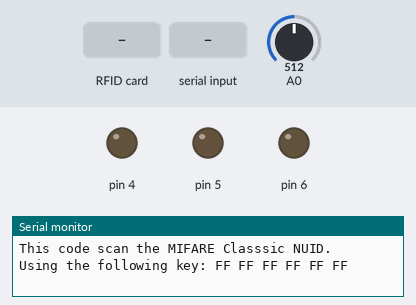
Simulated run of this sketch. Board: Arduino Uno, built with avr-gcc and run on an emulated ATmega328P. Shown: output pins drawn as LEDs (lit = HIGH), the last lines printed to the serial monitor. Inputs (shaded band) come from the test bench; at power-on: A0 = 512. Pins used as bus, display or sensor lines are not drawn.

Above: at 1.2 s.
1.3 s: A0 set to 490
At 2.1 s:
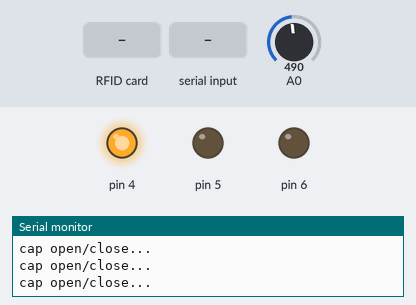
3.8 s: RFID card 5E 7A 19 C4 held to the reader
5.3 s: "1\n" received over the second serial link
Timing chart, 0 to 8.3 s (numbered marks = the images above; inputs shaded):
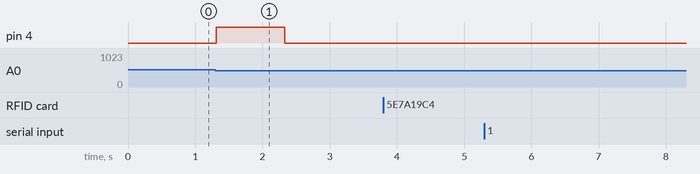

Measured:
- after the input at 1.3 s, pin 4: LOW → HIGH at once, → LOW 1.0 s later

The sketch:

SmartBin.ino
```cpp
//#include "Arduino.h"
//The setup function is called once at startup of the sketch
#include"inc/resource.h"

#include <SPI.h>
#include <MFRC522.h>

#define SS_PIN 10
#define RST_PIN 9

MFRC522 rfid(SS_PIN, RST_PIN); // Instance of the class

MFRC522::MIFARE_Key key;

// Init array that will store new NUID
byte nuidPICC[4];

IRSensor obj(A0);
//Smotor cap(9,100,0);
Cap *c;

void setup() {
  c = new Cap(4,5,false);
  Serial.begin(9600);
  ep.begin();
  //cap.write(0);*/

   SPI.begin(); // Init SPI bus
  rfid.PCD_Init(); // Init MFRC522

  for (byte i = 0; i < 6; i++) {
    key.keyByte[i] = 0xFF;
  }

  Serial.println(F("This code scan the MIFARE Classsic NUID."));
  Serial.print(F("Using the following key:"));
  printHex(key.keyByte, MFRC522::MF_KEY_SIZE);
}

void loop() {
  if(Serial.available()){
    String str = Serial.readStringUntil('\n');
    if(str.length()>0)
      ep.write(str);
  }

  if(obj.isObject()&&obj.oflag){
     c->open();
     obj.oflag=false;
     obj.cflag=true;
     if(capClose.isStart()){
      capClose.stopCount();
     }
  }
  else if(!obj.isObject() && obj.cflag){
    obj.oflag = true;
    obj.cflag = false;
    if(!capClose.isStart()){
      capClose.startCount();
    }
  }

  /*if(capClose.isStart()){
    Serial.println("cap close counting..");
    if(capClose.isDelayComplete()){
      cap.copen(false);
      capClose.stopCount();
    }
  }
  if(capDetach.isStart()){
    Serial.println("detach counting..");
    if(capDetach.isDelayComplete()){
      cap.detach();
      capDetach.stopCount();
    }
  }*/
  if(capDuration.isStart()){
    Serial.println("cap open/close...");
    if(capDuration.isDelayComplete()){
      c->stop();
      buz.off();
      capDuration.stopCount();
      if(capDuration.getType()==1){
        bin.updateStatus();
        delay(100);
        String str = "{\"binId\":\""+ String(bin.binId) +"\",\"binStatus\":\""+ String(bin.getbins()) +"\"}";
        ep.write(str);
      }
    }
  }
  if(capCloseDuration.isStart()){
      //Serial.println("cap open/close...");
      if(capCloseDuration.isDelayComplete()){
        c->stop();
        buz.off();
        capCloseDuration.stopCount();
        if(capCloseDuration.getType()==1){
          delay(500);
          bin.updateStatus();
          delay(200);
          String str = "{\"binId\":\""+ String(bin.binId) +"\",\"binStatus\":\""+ String(bin.getbins()) +"\"}";
          ep.write(str);
        }
      }
    }

  if(capClose.isStart()){
   // Serial.println("cap close counting..");
    if(capClose.isDelayComplete()){
      c->close();
      capClose.stopCount();
    }
  }

  //Serial.println(bin.getbins());
  String r = ep.read();
  if(r!=null){
    Serial.println(r);
  }
  //Serial.println(bin.getBinStatus());

  if ( ! rfid.PICC_IsNewCardPresent())
    return;

  // Verify if the NUID has been readed
  if ( ! rfid.PICC_ReadCardSerial())
    return;

  Serial.print(F("PICC type: "));
  MFRC522::PICC_Type piccType = rfid.PICC_GetType(rfid.uid.sak);
  Serial.println(rfid.PICC_GetTypeName(piccType));

  // Check is the PICC of Classic MIFARE type
  if (piccType != MFRC522::PICC_TYPE_MIFARE_MINI &&
    piccType != MFRC522::PICC_TYPE_MIFARE_1K &&
    piccType != MFRC522::PICC_TYPE_MIFARE_4K) {
    Serial.println(F("Your tag is not of type MIFARE Classic."));
    return;
  }

  if (rfid.uid.uidByte[0] != nuidPICC[0] ||
    rfid.uid.uidByte[1] != nuidPICC[1] ||
    rfid.uid.uidByte[2] != nuidPICC[2] ||
    rfid.uid.uidByte[3] != nuidPICC[3] ) {
    Serial.println(F("A new card has been detected."));

    // Store NUID into nuidPICC array
    for (byte i = 0; i < 4; i++) {
      nuidPICC[i] = rfid.uid.uidByte[i];
    }

    Serial.println(F("The NUID tag is:"));
    Serial.print(F("In hex: "));
    printHex(rfid.uid.uidByte, rfid.uid.size);
    Serial.println();
    Serial.print(F("In dec: "));
    printDec(rfid.uid.uidByte, rfid.uid.size);
    Serial.println();
  }
  else Serial.println(F("Card read previously."));

  // Halt PICC
  rfid.PICC_HaltA();

  // Stop encryption on PCD
  rfid.PCD_StopCrypto1();
}

void printHex(byte *buffer, byte bufferSize) {
  for (byte i = 0; i < bufferSize; i++) {
    Serial.print(buffer[i] < 0x10 ? " 0" : " ");
    Serial.print(buffer[i], HEX);
  }
}

/**
 * Helper routine to dump a byte array as dec values to Serial.
 */
void printDec(byte *buffer, byte bufferSize) {
  for (byte i = 0; i < bufferSize; i++) {
    Serial.print(buffer[i] < 0x10 ? " 0" : " ");
    Serial.print(buffer[i], DEC);
  }
}
```

default.h
```cpp
#include <SoftwareSerial.h>
#ifndef _default_h
#define _default_h

#define null "\0"

const int rxPin = 2;
const int txPin = 3;

SoftwareSerial espSerial(rxPin,txPin);

class buzzer{
    int pin;
    bool sts;
public:
    buzzer(int p):pin(p){
        pinMode(p, OUTPUT);
        off();
    }
    void on(){
        digitalWrite(pin,HIGH);
        sts = true;
    }
    void off(){
        digitalWrite(pin,LOW);
        sts = false;
    }
    bool isOn(){
        return sts;
    }
};

class nrDelay{
private:
    int ptime,dtime,ctime;
    int type;
    bool flagCount;
    void update(){
        ctime = millis();
    }
    void setPreviousTime(){
        ptime = millis();
    }
    void reset(){
        ptime = 0;
        ctime = 0;
    }
public:
    nrDelay(int diffTime):ptime(0),dtime(diffTime),ctime(0),type(0),flagCount(false){

    }
    void startCount(){
        flagCount = true;
        setPreviousTime();
    }
    void stopCount(){
        flagCount = false;
        reset();
    }

    bool isDelayComplete(){
        update();
        if((ctime-ptime) >= dtime)
            return true;
        return false;
    }
    bool isStart(){
        return flagCount;
    }
    void setType(int t){
        type = t;
    }
    int getType(){
        return type;
    }
};

class esp{
private:
public:
    esp(){
    }
    void begin(){
        espSerial.begin(9600);
    }
    String read(){
        String line = null;
        if(espSerial.available()){
            while(espSerial.available()){
                while(!espSerial.available());
                char c = espSerial.read();
                if(c=='\n')
                    break;
                line += String(c);
            }
        }
        return line;
    }
    void write(String str){
        str = str+"#";
        if(str!=null)
            espSerial.print(str);
            espSerial.flush();
    }
};

#endif
```

resource.h
```cpp
#include<Servo.h>
#include"default.h"
#ifndef _resource_h
#define _resource_h

buzzer buz(12);

nrDelay capClose(3000);
nrDelay capDetach(5000);
nrDelay capDuration(1000);
nrDelay capCloseDuration(50);


esp ep;

class usSensor{
private:
    const int trigPin,echoPin;
public:
    usSensor(int tpin,int epin):trigPin(tpin),echoPin(epin){
        pinMode(trigPin, OUTPUT);
        pinMode(echoPin, INPUT);
    }
    int getBinStatus(){
        long duration;
        int distance;
        digitalWrite(trigPin, LOW);
        delayMicroseconds(2);

        digitalWrite(trigPin, HIGH);
        delayMicroseconds(10);
        digitalWrite(trigPin, LOW);

        duration = pulseIn(echoPin, HIGH);

        distance= duration*0.034/2;

        //int b = (distance/30)*100;

        return distance ;//(b>=100?100:b);
    }
};

class Bin:public usSensor{
public:
    int binId,bins;
    Bin(int id,int s,int tpin,int epin):usSensor(tpin,epin),binId(id),bins(s){

    }
    int getbins(){
        updateStatus();
        return bins;
    }
    void updateStatus(){
        bins = usSensor::getBinStatus();
    }
    bool isFull(){
        if(bins <= 20){
                return true;
        }
        return false;
    }
};

Bin bin(1,0,6,7);

class IRSensor{
private:
    //int irPin,cTime,dTime;
	int irPin;
    int irSensorValue(){
        return analogRead(irPin);
        }
public:
    bool oflag,cflag;
    IRSensor(int irpin):irPin(irpin),oflag(true),cflag(true){

    }
    bool isObject(){
        //Serial.println(irSensorValue());
        if(irSensorValue()<=500)
            return true;
        return false;
    }
};

class Cap{
private:
    int in1,in2;
    bool sts;
    void cRotate(){
        digitalWrite(in1,HIGH);
        digitalWrite(in2,LOW);
    }
    void anRotate(){
        digitalWrite(in1,LOW);
        digitalWrite(in2,HIGH);
    }
public:
    Cap(int p1,int p2,bool s):in1(p1),in2(p2),sts(s){
        pinMode(in1,OUTPUT);
        pinMode(in2,OUTPUT);
    }
    void stop(){
        digitalWrite(in1,LOW);
        digitalWrite(in2,LOW);
    }
    void open(){
        if(sts==false){
            if(capDuration.isStart()){
                return;
            }
            cRotate();
            buz.on();
            sts = true;
            if(!capDuration.isStart()){
                capDuration.setType(0);
                capDuration.startCount();
            }
        }
    }
    void close(){
        if(sts==true){
            if(capDuration.isStart()){
                return;
            }
            anRotate();
            buz.on();
            sts = false;
            if(!capCloseDuration.isStart()){
                capCloseDuration.setType(1);
                capCloseDuration.startCount();
            }
        }
    }
    bool getStatus(){
        return sts;
    }
};

/*class Smotor:public Servo{
private:
    bool status;
    int pos,pin,oangle,cangle;
public:
    Smotor(int p,int o,int c):pin(p),pos(0),status(false),oangle(o),cangle(c){

    }

    void write(int p){
      pos=p;
      Servo::attach(pin);
      Servo::write(pos);
    }

    void detach(){
        Servo::detach();
    }

    void copen(bool s){
        if(s==true && !isOpen()){
            status = true;
            write(oangle);
            Serial.println("open..");
        }else if(!s&&isOpen()){
            status = false;
            write(cangle);
            capClose.stopCount();
            Serial.println("close..");
            bin.updateStatus();
            delay(100);
            String str = "{\"binId\":\""+ String(bin.binId) +"\",\"binStatus\":\""+ String(bin.getbins()) +"\"}";
            ep.write(str);
        }
    }

    bool isOpen(){
        return status;
    }
};*/

#endif
```

sloeber.ino.cpp
```cpp
#ifdef __IN_ECLIPSE__
//This is a automatic generated file
//Please do not modify this file
//If you touch this file your change will be overwritten during the next build
//This file has been generated on 2019-04-15 22:38:35

#include "Arduino.h"
#include"inc/resource.h"
#include <SPI.h>
#include <MFRC522.h>

void setup() ;
void loop() ;
void printHex(byte *buffer, byte bufferSize) ;
void printDec(byte *buffer, byte bufferSize) ;

#include "SmartBin.ino"


#endif
```
